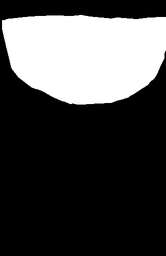
#> input picture CV/Treino/Enviar_6/masks/503311001.bmp, 166 x 256 px, shrunk from 323 x 497 before the run, found by its file name
$ jupyter execute main.ipynb   (shell and % lines are left out)   (older library calls are emulated)
#> lines starting #> are read from the running program, lines starting #| are printed output that depends on the picture; after the words box and inside, x2 and y2 are one past the last pixel; in counts of white or black regions, pixels touching at a corner belong together; long printed decimals are rounded
# Requirements

# Imports

[cell 1]
import cv2
import numpy as np
from sklearn.cluster import KMeans,MeanShift
from os.path import join
import matplotlib.pyplot as plt

[cell 2]
# teste
PATH_1 = join('cropped', '503311001.bmp')
PATH_2 = join('masks', '503311001.bmp')

# Questão 1:
    Utilizando   a   base   de   imagens   “ultrassound.zip”   disponibilizada   no SIGAA, realize a segmentação das imagens das seguintes formas:

### I - Aplique o algoritmo K-means utilizando os pixels como pesos,após isso utilize algum detector de borda (à sua escolha);

# Kmeans

[cell 3]
imagem = cv2.imread(PATH_1)
#> imagem is the input picture: shape (256, 166, 3); min 0, max 255, mean 72
altura, largura = imagem.shape[:2]
#> altura = 256; largura = 166

# Convertendo a imagem para um array de pixels
pixels = imagem.reshape((imagem.shape[0] * imagem.shape[1], 3))

# Chama a função Kmeans passando 8 clusters e indicando 10 repetições
kmeans = KMeans(n_clusters=8, n_init=10)
#Ajusta o modelo K-Means aos pixels da imagem.
kmeans.fit(pixels)

# Substituindo os pixels pelos valores dos centroides
segmented_img = kmeans.cluster_centers_[kmeans.labels_]
segmented_img = segmented_img.reshape(imagem.shape)

# Convertendo para escala de cinza para aplicar o detector de bordas
gray_img = cv2.cvtColor(segmented_img.astype(np.uint8), cv2.COLOR_BGR2GRAY)

# Aplicando o detector de bordas Canny
edges = cv2.Canny(gray_img, 100, 200)

# Mostrando a imagem original e as bordas detectadas
plt.subplot(121), plt.imshow(cv2.cvtColor(imagem, cv2.COLOR_BGR2RGB)), plt.title('Imagem Original')
plt.subplot(122), plt.imshow(edges, cmap='gray'), plt.title('Bordas Detectadas')

plt.show()
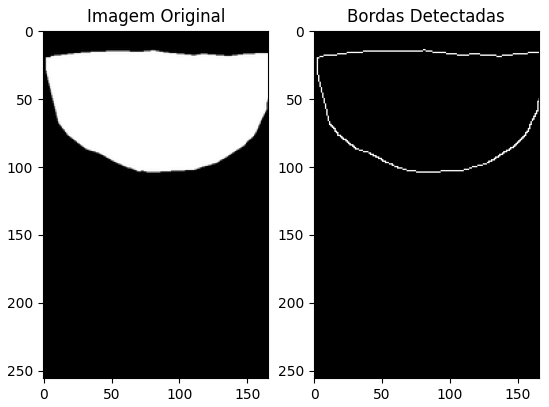
#> figure drawn by matplotlib, 2 panels

### II - Implemente   duas   segmentações   utilizando   os   algoritmos   debinarização   local   e  global  (Niblack   e  Otsu,   respectivamente),após   isso   utilize   dois   métodos   de   detecção   de   bordas   porgradiente

## o que é niblack e otsu?

### O método de binarização de Niblack é uma técnica de binarização local que leva em consideração a média e o desvio padrão dos valores dos pixels em uma região local da imagem.

O algoritmo de Niblack calcula um limiar local para cada pixel da imagem, determinando se o pixel pertence à região de primeiro plano ou de fundo. A fórmula básica do método Niblack é a seguinte:

##### Limiar Local = Média Local + k x Desvio Padrão Local
##### Média Local é a média dos valores dos pixels na vizinhança do pixel em questão.
##### Desvio Padrão Local** é o desvio padrão dos valores dos pixels na mesma vizinhança.
##### k é um parâmetro que pode ser ajustado para controlar a sensibilidade da binarização.

Se o valor do pixel é maior que o limiar local, ele é atribuído à região de primeiro plano (geralmente branco), caso contrário, é atribuído à região de fundo (geralmente preto).

Essa abordagem permite adaptar a binarização a diferentes condições de iluminação em áreas específicas da imagem.

## Otsu uma técnica de segmentação de imagem usada para binarizar uma imagem em duas classes (por exemplo, primeiro plano e fundo). O objetivo é encontrar um limiar ótimo que minimize a variabilidade intra-classe e maximize a variabilidade inter-classe.

Em termos simples, o método de Otsu calcula o limiar de tal forma que a variância ponderada dentro das duas classes seja minimizada. Ele realiza isso considerando as intensidades dos pixels como valores de intensidade de cinza.

[cell 4]
import cv2
import numpy as np
import matplotlib.pyplot as plt


image = cv2.imread(PATH_1, cv2.IMREAD_GRAYSCALE)
#> image: shape (256, 166); min 0, max 255, mean 72

# Binarização local usando Niblack
niblack_binary = cv2.adaptiveThreshold(image, 255, cv2.ADAPTIVE_THRESH_MEAN_C, cv2.THRESH_BINARY, 11, 2)
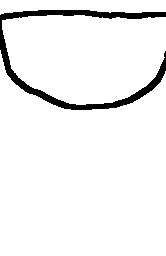
#> niblack_binary: shape (256, 166); 94.4% white; 1 black region, box (x1, y1, x2, y2) and area: (0, 10, 166, 110) 2378

# Binarização global usando Otsu
_, otsu_binary = cv2.threshold(image, 0, 255, cv2.THRESH_BINARY + cv2.THRESH_OTSU)
#> otsu_binary: shape (256, 166); 28.2% white; 1 white region, box (x1, y1, x2, y2) and area: (2, 15, 166, 105) 12004

# Detecção de bordas por gradiente usando Sobel
sobel_x = cv2.Sobel(image, cv2.CV_64F, 1, 0, ksize=3)
sobel_y = cv2.Sobel(image, cv2.CV_64F, 0, 1, ksize=3)
sobel_edges = np.sqrt(sobel_x**2 + sobel_y**2).astype(np.uint8)
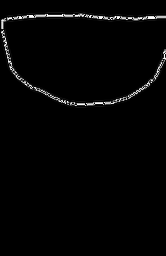
#> sobel_edges: shape (256, 166); min 0, max 255, mean 4.5

# Detecção de bordas por gradiente usando Canny
canny_edges = cv2.Canny(image, 50, 150)
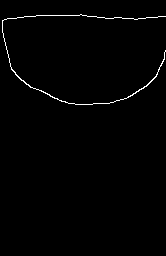
#> canny_edges: shape (256, 166); 1% white in thin lines or dots, all inside (x1, y1, x2, y2) = (2, 14, 166, 105)

# Configurar a exibição das imagens usando Matplotlib
fig, axs = plt.subplots(2, 3, figsize=(12, 8))

# Exibir as imagens resultantes
axs[0, 0].imshow(image, cmap='gray')
axs[0, 0].set_title('Original')

axs[0, 1].imshow(niblack_binary, cmap='gray')
axs[0, 1].set_title('Niblack Binarization')

axs[0, 2].imshow(otsu_binary, cmap='gray')
axs[0, 2].set_title('Otsu Binarization')

axs[1, 0].imshow(sobel_edges, cmap='gray')
axs[1, 0].set_title('Sobel Edges')

axs[1, 1].imshow(canny_edges, cmap='gray')
axs[1, 1].set_title('Canny Edges')

# Remover ticks dos eixos para melhor visualização
for ax in axs.flat:
    ax.axis('off')

plt.show()

### III - Realize   a   detecção   de   bordas   utilizando   o   método   de   Marr-Hildreth. Explique quais as vantagens do método utilizado emrelação aos métodos baseados em gradiente

O método de Marr-Hildreth, também conhecido como detecção de bordas por zero-crossing do Laplaciano, é um método de detecção de bordas que envolve dois estágios principais: suavização e detecção de cruzamentos por zero. Vamos discutir brevemente os passos do método e destacar algumas vantagens em relação aos métodos baseados em gradiente.

### Método de Marr-Hildreth:

1. **Suavização:**
   - A imagem original é suavizada usando um filtro passa-baixa, geralmente o filtro Laplaciano de Gauss.
   - O filtro Laplaciano realça mudanças bruscas de intensidade na imagem, destacando bordas.

2. **Detecção de Cruzamentos por Zero:**
   - Os cruzamentos por zero são identificados no sinal resultante da suavização.
   - Onde o sinal muda de positivo para negativo (ou vice-versa), um cruzamento por zero é detectado.
   - Os pontos de cruzamento por zero correspondem aproximadamente às bordas da imagem.

### Vantagens do Método de Marr-Hildreth em Relação aos Métodos Baseados em Gradiente:

1. **Supressão de Ruído:**
   - A suavização inicial ajuda a suprimir o ruído presente na imagem. A aplicação do filtro Laplaciano de Gauss atua como uma filtragem passa-baixa, reduzindo a sensibilidade ao ruído.

2. **Detecção de Borda Precisa:**
   - O método de Marr-Hildreth tende a produzir bordas mais finas e precisas em comparação com alguns métodos baseados em gradiente. Isso ocorre porque o zero-crossing do Laplaciano ajuda a localizar o ponto exato de mudança de intensidade.

3. **Inibição de Resposta a Bordas Múltiplas:**
   - A detecção de cruzamentos por zero ajuda a evitar respostas múltiplas em uma única borda. Métodos baseados em gradiente podem produzir respostas múltiplas em uma única borda, especialmente quando a borda é espessa.

4. **Invariância à Orientação:**
   - O método de Marr-Hildreth é relativamente invariante à orientação da borda. Ele detecta bordas em várias direções, o que é útil em imagens onde as bordas podem ter orientações variadas.

5. **Ajuste de Parâmetros Simples:**
   - A suavização e a detecção de cruzamentos por zero geralmente têm parâmetros de ajuste simples, facilitando a escolha de valores adequados.

No entanto, vale ressaltar que a escolha entre métodos baseados em gradiente e métodos como o de Marr-Hildreth depende do contexto da aplicação e das características específicas da imagem. Em algumas situações, métodos baseados em gradiente podem ser mais apropriados, enquanto em outras, o método de Marr-Hildreth pode oferecer vantagens significativas.

[cell 5]
def marr_hildreth_edge_detection(image_path, sigma):
    # Leitura da imagem em escala de cinza
    image = cv2.imread(image_path, cv2.IMREAD_GRAYSCALE)

    # Aplicação do filtro Laplaciano de Gauss para suaviazar a imagem
    blurred = cv2.GaussianBlur(image, (0, 0), sigma)
    laplacian = cv2.Laplacian(blurred, cv2.CV_64F)

    # Encontrar cruzamentos por zero
    edges = np.zeros_like(laplacian)
    edges[laplacian > 0] = 255

    return image, blurred, laplacian, edges


# O parâmetro sigma é usado para controlar a suavização aplicada ao filtro Laplaciano do Gaussiano.
# Um valor maior de sigma resulta em uma suavização mais intensa.
sigma = 1.4

# Detecção de bordas usando o método de Marr-Hildreth
# Obtém a imagem original, a imagem suavizada, o resultado do Laplaciano e a máscara de bordas
original, blurred, laplacian, edges = marr_hildreth_edge_detection(PATH_1, sigma)
#> in marr_hildreth_edge_detection, `blurred = cv2.GaussianBlur(image, (0, 0), sigma)`:
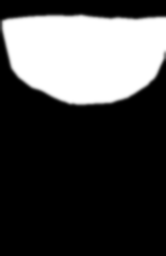
#> blurred: shape (256, 166); min 0, max 255, mean 72.1
#> in marr_hildreth_edge_detection, `laplacian = cv2.Laplacian(blurred, cv2.CV_64F)`:
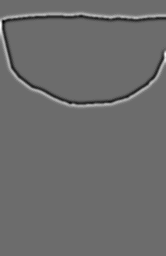
#> laplacian: shape (256, 166) float64; min -43, max 58, mean 0; drawn with min black and max white
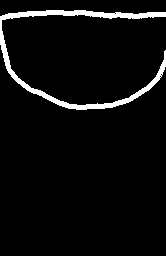
#> edges: shape (256, 166) float64; 4.8% white; 1 white region, box (x1, y1, x2, y2) and area: (0, 10, 166, 110) 2027

# Exibição das imagens
plt.figure(figsize=(10, 8))

plt.subplot(221), plt.imshow(original, cmap='gray'), plt.title('Imagem Original')
plt.subplot(222), plt.imshow(blurred, cmap='gray'), plt.title('Imagem Suavizada')
plt.subplot(223), plt.imshow(laplacian, cmap='gray'), plt.title('Laplaciano de Gauss')
plt.subplot(224), plt.imshow(edges, cmap='gray'), plt.title('Bordas Detectadas')

plt.show()

### IV - Aplique outro algoritmo de agrupamento que utilize também aposição espacial dos pixels como peso. Após isso, utilize algumdetector de borda (a sua escolha);

    o algoritmo MeanShift

[cell 6]
image = cv2.imread(PATH_1, cv2.IMREAD_GRAYSCALE)

mean_shift = MeanShift(bandwidth=0.5)
rotulos_mean_shift = mean_shift.fit_predict(image.reshape((-1, 1)))

# Reconstrói a imagem após a aplicação do Mean Shift utilizando os rótulos dos clusters.
nova_imagem = rotulos_mean_shift.reshape(image.shape)
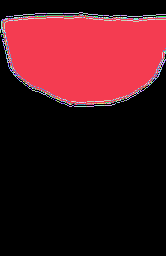
#> nova_imagem: shape (256, 166) int64; 189 distinct labels, from 0 to 188; one colour per label, 0 black

# Detector de Borda após Mean Shift,3
sobel_x_mean_shift = cv2.Sobel(rotulos_mean_shift.reshape(image.shape).astype(np.uint8), cv2.CV_64F, 1, 0, ksize=3)
sobel_y_mean_shift = cv2.Sobel(rotulos_mean_shift.reshape   (image.shape).astype(np.uint8), cv2.CV_64F, 0, 1, ksize=3)
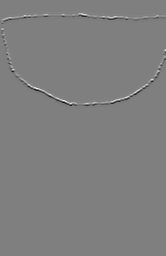
#> sobel_y_mean_shift: shape (256, 166) float64; min -574, max 576, mean 0; drawn with min black and max white
bordas_mean_shift = np.sqrt(sobel_x_mean_shift**2 + sobel_y_mean_shift**2)
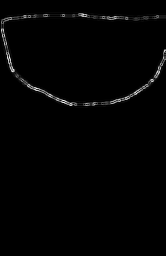
#> bordas_mean_shift: shape (256, 166) float64; min 0, max 576.2, mean 6.5; drawn with min black and max white


# Configurar a exibição das imagens usando Matplotlib
fig, axs = plt.subplots(1, 3, figsize=(12, 8))

# Exibir as imagens resultantes
axs[0].imshow(image, cmap='gray')
axs[0].set_title('Original')

axs[1].imshow(nova_imagem, cmap='gray')
axs[1].set_title('MeanShift')

axs[2].imshow(bordas_mean_shift, cmap='gray')
axs[2].set_title('Detecção de borda Sobel')

plt.show()

# 2) Crie   um   método   para   escolher   o  foreground  e   o  backgroundautomaticamente

[cell 7]
import cv2
import numpy as np
import matplotlib.pyplot as plt

def automatic_foreground_background_selection(image_path):


    image = cv2.imread(image_path)

    # Convertendo a imagem para RGB
    image_rgb = cv2.cvtColor(image, cv2.COLOR_BGR2RGB)
    sigma = 1.4
    # Aplica um desfoque gaussiano à imagem para suavizar as transições de cor.
    image_rgb = cv2.GaussianBlur(image, (0, 0), sigma)

    # Reshape dos pixels para aplicar K-means
    pixels = image_rgb.reshape((-1, 3))

    # Aplicando K-means para agrupar os pixels em 2 clusters (foreground e background)
    kmeans = KMeans(n_clusters=2, random_state=0,n_init=10)
    kmeans.fit(pixels)

    # Obtendo os rótulos dos clusters
    labels = kmeans.labels_

    # Escolhendo o cluster que representa o background
    background_cluster = np.argmax(np.bincount(labels))

    # Criando uma máscara para o background
    background_mask = (labels == background_cluster).reshape(image.shape[:2])

    # Invertendo a máscara para obter a máscara do foreground
    foreground_mask = ~background_mask

    # Aplicando a máscara na imagem original para obter o foreground e o background
    foreground = cv2.bitwise_and(image, image, mask=foreground_mask.astype(np.uint8))
    background = cv2.bitwise_and(image, image, mask=background_mask.astype(np.uint8))

    return image_rgb, foreground, background

# Caminho da imagem
image_path = PATH_1

# Obter o foreground e o background automaticamente
image, foreground, background = automatic_foreground_background_selection(image_path)

# Exibir as imagens
plt.figure(figsize=(12, 6))

plt.subplot(131), plt.imshow(image), plt.title('Imagem Original')
plt.subplot(132), plt.imshow(foreground), plt.title('Foreground')
plt.subplot(133), plt.imshow(background), plt.title('Background')

plt.show()

# Usando escala de cinza

[cell 8]
import cv2
import numpy as np
from sklearn.cluster import KMeans
import matplotlib.pyplot as plt

def automatic_foreground_background_selection(image_path):
    # Leitura da imagem
    image = cv2.imread(image_path, cv2.IMREAD_GRAYSCALE)

    # Aplicando desfoque gaussiano
    sigma = 1.4
    image_gray = cv2.GaussianBlur(image, (0, 0), sigma)

    # Reshape dos pixels para aplicar K-means
    pixels = image_gray.reshape((-1, 1))

    # Aplicando K-means para agrupar os pixels em 2 clusters (foreground e background)
    kmeans = KMeans(n_clusters=2, random_state=0, n_init=10)
    kmeans.fit(pixels)

    # Obtendo os rótulos dos clusters
    labels = kmeans.labels_

    # Escolhendo o cluster que representa o background
    background_cluster = np.argmax(np.bincount(labels))

    # Criando uma máscara para o background
    background_mask = (labels == background_cluster).reshape(image.shape[:2])

    # Invertendo a máscara para obter a máscara do foreground
    foreground_mask = ~background_mask

    # Aplicando a máscara na imagem original para obter o foreground e o background
    foreground = cv2.bitwise_and(image, image, mask=foreground_mask.astype(np.uint8))
    background = cv2.bitwise_and(image, image, mask=background_mask.astype(np.uint8))

    return image_gray, foreground, background

# Caminho da imagem
image_path = PATH_1

# Obter o foreground e o background automaticamente
image, foreground, background = automatic_foreground_background_selection(image_path)

# Exibir as imagens
plt.figure(figsize=(12, 6))

plt.subplot(131), plt.imshow(image, cmap='gray'), plt.title('Imagem em Escala de Cinza')
plt.subplot(132), plt.imshow(foreground, cmap='gray'), plt.title('Foreground')
plt.subplot(133), plt.imshow(background, cmap='gray'), plt.title('Background')

plt.show()

# 3 - Metricas Escolhidas:
    interseção sobre União (Intersection over Union, IoU) em tarefas de segmentação de imagem. A IoU é uma métrica que avalia a sobreposição entre a máscara segmentada predita e a máscara segmentada verdadeira.

    também conhecido como F1-score ou Índice de Sørensen-Dice. Essa métrica é frequentemente usada em tarefas de segmentação de imagem e avalia a sobreposição entre a máscara segmentada predita e a máscara segmentada verdadeira.

    Ambas as métricas produzem valores entre 0 e 1, onde 0 indica nenhuma sobreposição (nenhuma correspondência entre as máscaras) e 1 indica uma sobreposição completa (máscaras idênticas). Em termos práticos, IoU e Dice são frequentemente utilizados de forma intercambiável, pois são proporcionalmente relacionados: quando IoU aumenta, Dice também aumenta.

    As diferenças nos resultados podem ser interpretadas considerando a sensibilidade específica de cada métrica. O IoU é mais sensível a áreas maiores de sobreposição, enquanto o Dice penaliza mais fortemente falsos positivos/negativos e é mais sensível a pequenas sobreposições.

    É importante levar em conta o contexto específico do problema ao interpretar esses resultados. Se você estiver buscando uma métrica que dê mais peso à sobreposição de áreas maiores, um IoU de 56% pode ser considerado razoável. Por outro lado, um Coeficiente de Dice de 0.5% indica uma sobreposição relativamente baixa, o que pode ser uma área de melhoria, especialmente se a tarefa exige uma precisão mais fina.

[cell 9]
def calculate_iou(true_mask, pred_mask):
    #Calcula o Índice de Sobreposição (IoU) entre duas máscaras binárias. Usa as operações lógicas de AND e OR.
    intersection = np.logical_and(true_mask, pred_mask)
    union = np.logical_or(true_mask, pred_mask)
    iou_score = np.sum(intersection) / np.sum(union)
    return iou_score

def calculate_dice_coefficient(true_mask, pred_mask):
    #Calcula o Coeficiente de Dice entre duas máscaras binárias.
    intersection = np.sum(true_mask * pred_mask)
    dice_coefficient = (2.0 * intersection) / (np.sum(true_mask) + np.sum(pred_mask))
    return dice_coefficient

[cell 10]
image = cv2.imread(PATH_1, cv2.IMREAD_GRAYSCALE)

#Aplica a binarização de Otsu para obter uma máscara binária (otsu_binary).
_, otsu_binary = cv2.threshold(image, 0, 255, cv2.THRESH_BINARY + cv2.THRESH_OTSU)


true_mask = cv2.imread(PATH_2, cv2.IMREAD_GRAYSCALE)

# Certifique-se de que as dimensões são iguais (se necessário, redimensione)
true_mask = cv2.resize(true_mask, (otsu_binary.shape[1], otsu_binary.shape[0]))

# Converta para 0 ou 255 (binário)
true_mask = cv2.threshold(true_mask, 127, 255, cv2.THRESH_BINARY)[1]

# Calcular IoU
iou_score = calculate_iou(true_mask, otsu_binary)
#> in calculate_iou, `iou_score = np.sum(intersection) / np.sum(union)`: iou_score = 1
#> iou_score = 1
dice_score = calculate_dice_coefficient(true_mask,otsu_binary)
#> in calculate_dice_coefficient, `intersection = np.sum(true_mask * pred_mask)`: intersection = 12004
#> in calculate_dice_coefficient, `dice_coefficient = (2.0 * intersection) / (np.sum(true_mask) + np.sum(..`: dice_coefficient = 0.00392
#> dice_score = 0.00392

print("IoU Score:", iou_score)
#| IoU Score: 1.0
print("Dice Score:", dice_score)
#| Dice Score: 0.003922
